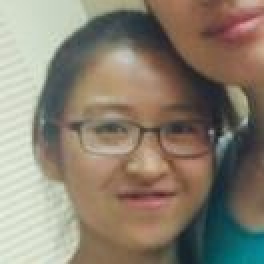
#> input picture face/23577.jpg, 132 x 132 px (shown 2 times larger)
$ python main.py face/23577.jpg   (Python 2 division)
#> lines starting #> are read from the running program, lines starting #| are printed output that depends on the picture
### scripts.py
#!/usr/bin/env python
# -*- coding: utf-8 -*-
__author__ = 'Will Brennan'


# Built-in Modules
import os
import argparse
import logging
# Standard Modules
import cv2
import numpy
# Custom Modules

logger = logging.getLogger('main')


def get_logger(level=logging.INFO, quite=False, debug=False, to_file=''):
    """
    This function initialises a logger to stdout.
    :return: logger
    """
    assert level in [logging.DEBUG, logging.INFO, logging.WARNING, logging.CRITICAL]
    logger = logging.getLogger('main')
    formatter = logging.Formatter('%(asctime)s - %(funcName)s - %(levelname)s - %(message)s')
    if debug:
        level = logging.DEBUG
    logger.setLevel(level=level)
    if not quite:
        if to_file:
            fh = logging.FileHandler(to_file)
            fh.setLevel(level=level)
            fh.setFormatter(formatter)
            logger.addHandler(fh)
        else:
            ch = logging.StreamHandler()
            ch.setLevel(level=level)
            ch.setFormatter(formatter)
            logger.addHandler(ch)
    return logger


def get_args(default=None, args_string=''):
    """
    :param default: dictionary of default arguments with keys as `dest`
    :return: command line arguments
    """
    if not default:
        default = {}
    parser = argparse.ArgumentParser(description=__doc__)
    parser.add_argument('image_paths', type=str, nargs='+', help="Filepath for input images or folder containing images")
    parser.add_argument('-p', '--superpixel', dest='superpixel', action='store_true', help='generate blur estimation for superpixels')
    parser.add_argument('-r', '--thresh', dest='thresh', default=10, type=str, help='threshold for deciding if blurry (between 0 & 1)')
    parser.add_argument('-m', '--mask', dest='mask', action='store_true', help='Conduct SLIC Segmentation to generate focus mask')
    parser.add_argument('-d', '--display', dest='display', action='store_true', help='display image steps')
    parser.add_argument('-e', '--debug', dest='debug', action='store_true', help='set logger to debug')
    parser.add_argument('-q', '--quite', dest='quite', action='store_true', help='silence the logger')
    parser.add_argument('-s', '--save', dest='save', action='store_true', help='save blur masks')
    parser.add_argument('-t', '--testing', dest='testing', action='store_true', help='enable testing method')
    if args_string:
        args_string = args_string.split(' ')
        args = parser.parse_args(args_string)
    else:
        args = parser.parse_args()
    return args


def gen_args():
    return get_args(args_string='USED_GEN_ARGS')


def find_images(path, recursive=True):
#> further down, img is the input picture: shape (132, 132, 3); mean B, G, R 111.9, 127.2, 137.2
    if os.path.isdir(path):
        return list(xfind_images(path, recursive=recursive))
    elif os.path.exists(path):
        return [path]
    else:
        raise ValueError('path is not a valid path or directory')


# [23 lines left out: functions xfind_images, display, not called in this run]

### main.py
#!/usr/bin/env python
# -*- coding: utf-8 -*-
__author__ = 'Will Brennan'

# built-in modules
import logging
import argparse
# Standard modules
import cv2
import numpy
# Custom modules
import scripts
import FocusMask

logger = logging.getLogger('main')


def evaluate(img_col, args):
    numpy.seterr(all='ignore')
    assert isinstance(img_col, numpy.ndarray), 'img_col must be a numpy array'
    assert img_col.ndim == 3, 'img_col must be a color image ({0} dimensions currently)'.format(img_col.ndim)
    assert isinstance(args, argparse.Namespace), 'args must be of type argparse.Namespace not {0}'.format(type(args))
    img_gry = cv2.cvtColor(img_col, cv2.COLOR_RGB2GRAY)
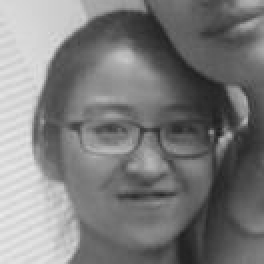
#> img_gry: shape (132, 132) (shown 2 times larger); min 29, max 235, mean 123.7
    rows, cols = img_gry.shape
#> rows = 132; cols = 132
    crow, ccol = rows/2, cols/2
#> crow = 66; ccol = 66
    f = numpy.fft.fft2(img_gry)
    fshift = numpy.fft.fftshift(f)
    fshift[crow-75:crow+75, ccol-75:ccol+75] = 0
    f_ishift = numpy.fft.ifftshift(fshift)
    img_fft = numpy.fft.ifft2(f_ishift)
    img_fft = 20*numpy.log(numpy.abs(img_fft))
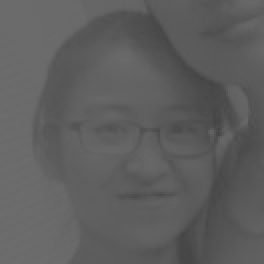
#> img_fft: shape (132, 132) float64 (shown 2 times larger); min 67.34, max 109.2, mean 94.4
    if args.display and not args.testing:
        cv2.destroyAllWindows()
        scripts.display('img_fft', img_fft)
        scripts.display('img_col', img_col)
        cv2.waitKey(0)
    result = numpy.mean(img_fft)
#> result = 94.38
    return img_fft, result, result < args.thresh


def blur_detector(img_col, thresh=10, mask=False):
    assert isinstance(img_col, numpy.ndarray), 'img_col must be a numpy array'
    assert img_col.ndim == 3, 'img_col must be a color image ({0} dimensions currently)'.format(img_col.ndim)
    args = scripts.gen_args()
    args.thresh = thresh
    if mask:
        return FocusMask.blur_mask(img)
    else:
        return evaluate(img_col=img_col, args=args)


if __name__ == '__main__':
    args = scripts.get_args()
    logger = scripts.get_logger(quite=args.quite, debug=args.debug)
    x_okay, y_okay = [], []
    x_blur, y_blur = [], []
    for path in args.image_paths:
        for img_path in scripts.find_images(path):
            logger.debug('evaluating {0}'.format(img_path))
            img = cv2.imread(img_path)
            if isinstance(img, numpy.ndarray):
                if args.testing:
                    scripts.display('dialog (blurry: Y?)', img)
                    blurry = False
                    if cv2.waitKey(0) in map(lambda i: ord(i), ['Y', 'y']):
                        blurry = True
                    x_axis = [1, 3, 5, 7, 9]
                    for x in x_axis:
                        img_mod = cv2.GaussianBlur(img, (x, x), 0)
                        y = evaluate(img_mod, args=args)[0]
                        if blurry:
                            x_blur.append(x)
                            y_blur.append(y)
                        else:
                            x_okay.append(x)
                            y_okay.append(y)
                elif args.mask:
                    msk, res, blurry = FocusMask.blur_mask(img)
                    img_msk = cv2.bitwise_and(img, img, mask=msk)
                    if args.display:
                        scripts.display('res', img_msk)
                        scripts.display('msk', msk)
                        scripts.display('img', img)
                        cv2.waitKey(0)
                else:
                    img_fft, result, val = evaluate(img, args=args)
#> result = 94.38; val = False
                    logger.info('fft average of {0}'.format(result))
                    if args.display:
                        scripts.display('input', img)
                        scripts.display('img_fft', img_fft)
                        cv2.waitKey(0)
    if args.display and args.testing:
        import matplotlib.pyplot as plt
        logger.debug('x_okay: {0}'.format(x_okay))
        logger.debug('y_okay: {0}'.format(y_okay))
        logger.debug('x_blur: {0}'.format(x_blur))
        logger.debug('y_blur: {0}'.format(y_blur))
        plt.scatter(x_okay, y_okay, color='g')
        plt.scatter(x_blur, y_blur, color='r')
        plt.grid(True)
        plt.show()

$ run again, on face/23579.jpg
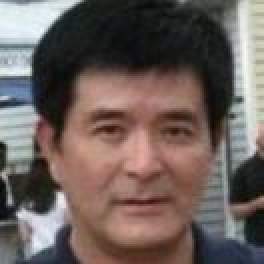
#> input picture face/23579.jpg, 132 x 132 px (shown 2 times larger)
#> img is the input picture: shape (132, 132, 3); mean B, G, R 91.2, 95.6, 108.6
#> in evaluate, `img_gry = cv2.cvtColor(img_col, cv2.COLOR_RGB2GRAY)`:
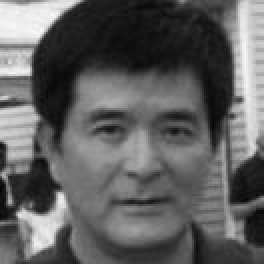
#> img_gry: shape (132, 132) (shown 2 times larger); min 4, max 250, mean 95.8
#> in evaluate, `img_fft = 20*numpy.log(numpy.abs(img_fft))`:
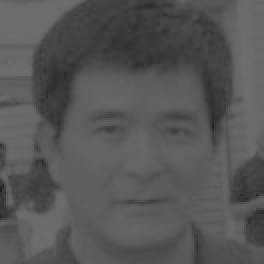
#> img_fft: shape (132, 132) float64 (shown 2 times larger); min 28.14, max 110.4, mean 86.1
#> in evaluate, `result = numpy.mean(img_fft)`: result = 86.13
#> `img_fft, result, val = evaluate(img, args=args)`: val = False

$ run again, on face/23581.jpg
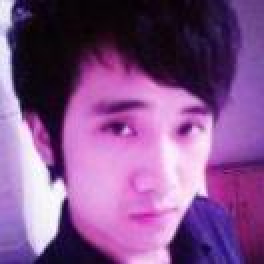
#> input picture face/23581.jpg, 132 x 132 px (shown 2 times larger)
#> img is the input picture: shape (132, 132, 3); mean B, G, R 139.1, 81.6, 131.3
#> in evaluate, `img_gry = cv2.cvtColor(img_col, cv2.COLOR_RGB2GRAY)`:
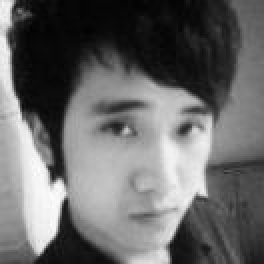
#> img_gry: shape (132, 132) (shown 2 times larger); min 1, max 254, mean 104.4
#> in evaluate, `img_fft = 20*numpy.log(numpy.abs(img_fft))`:
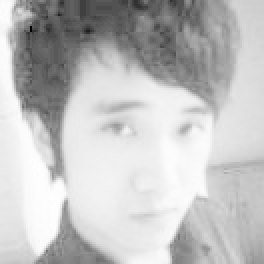
#> img_fft: shape (132, 132) float64 (shown 2 times larger); min -0.119, max 110.8, mean 83.9; drawn with min black and max white
#> in evaluate, `result = numpy.mean(img_fft)`: result = 83.85
#> `img_fft, result, val = evaluate(img, args=args)`: val = False

$ run again, on face/23582.jpg
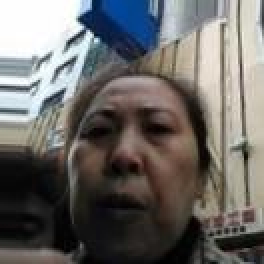
#> input picture face/23582.jpg, 132 x 132 px (shown 2 times larger)
#> img is the input picture: shape (132, 132, 3); mean B, G, R 103.2, 105.8, 108.1
#> in evaluate, `img_gry = cv2.cvtColor(img_col, cv2.COLOR_RGB2GRAY)`:
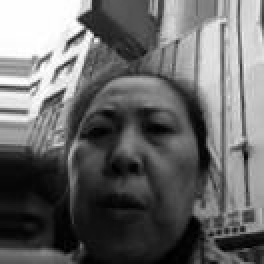
#> img_gry: shape (132, 132) (shown 2 times larger); min 0, max 255, mean 105.3
#> in evaluate, `img_fft = 20*numpy.log(numpy.abs(img_fft))`:
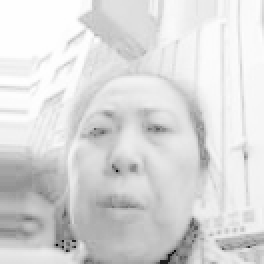
#> img_fft: shape (132, 132) float64 (shown 2 times larger); min -66.29, max 110.8, mean 85.1; drawn with min black and max white
#> in evaluate, `result = numpy.mean(img_fft)`: result = 85.14
#> `img_fft, result, val = evaluate(img, args=args)`: val = False
